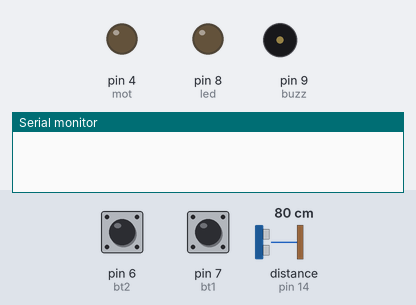
Simulated run of this sketch. Board: Arduino Uno, built with avr-gcc and run on an emulated ATmega328P. On the bench: output pins drawn as LEDs (lit = HIGH), buzzer (waves = sounding, pin HIGH), the last lines printed to the serial monitor. Dashed ring = blinking. The inputs (shaded band) are chosen by the test bench; at power-on: pin 6 (bt2) HIGH, distance to the obstacle (sensor on pin 14) 80 cm, pin 7 (bt1) HIGH. The echo pulse lasts 58.3 µs per cm; pins used as bus, display or sensor lines are not drawn.

Above: at 1.2 s.
1.3 s: pin 6 (bt2) pulled LOW for 0.15 s
2.9 s: distance to the obstacle (sensor on pin 14) set to 54 cm
4.4 s: distance to the obstacle (sensor on pin 14) set to 46 cm
At 5.48 s:
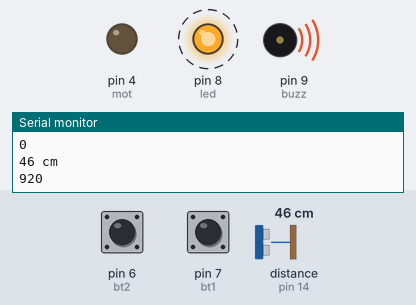
7.4 s: pin 7 (bt1) pulled LOW for 0.15 s
At 8.55 s:
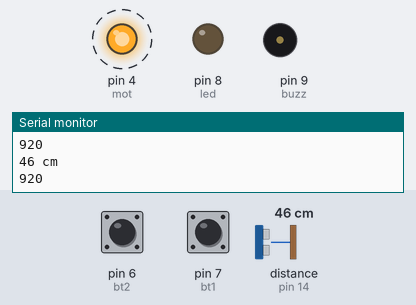
10.5 s: pin 6 (bt2) pulled LOW for 1 s
At 11.3 s:
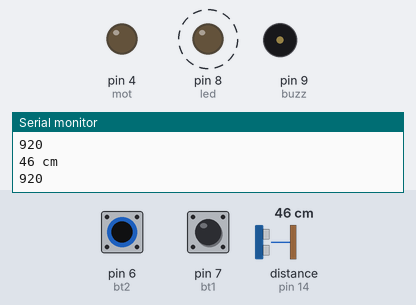
14.1 s: pin 7 (bt1) pulled LOW for 1 s
At 15.4 s:
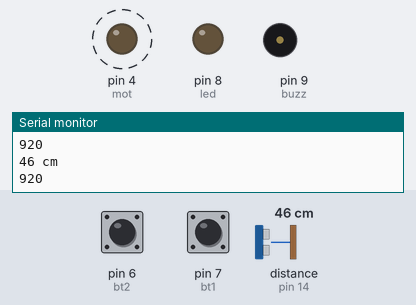
Timing chart, 0 to 19.1 s (numbered marks = the images above; inputs shaded):
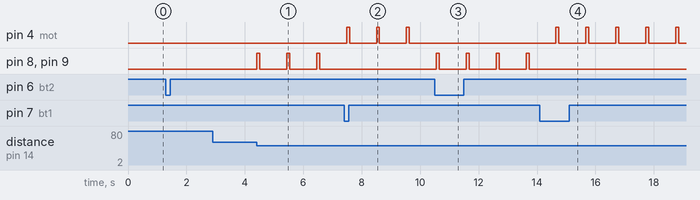

The sketch:

SwitcherTest.ino
```cpp
// defines pins numbers
const int trigPin = 16;
const int echoPin = 14;
const int led = 8;
const int mot = 4;
int buzz = 9;
int d;
int bt1 = 7;
int bt2 = 6;
int btcheck = 3;

void setup() {
  Serial.begin (9600);
  pinMode(trigPin, OUTPUT);
  pinMode(echoPin, INPUT);
  pinMode(led, OUTPUT);
  pinMode(buzz, OUTPUT);
  pinMode(mot, OUTPUT);
  pinMode(bt1, INPUT_PULLUP);
  pinMode(bt2, INPUT_PULLUP);
}

void loop() {
  if (digitalRead(bt2) == LOW) {
    btcheck = 0;
  }
  else if (digitalRead(bt1) == LOW) {
    btcheck = 1;
  }

  if (btcheck == 1) {
    long duration, distance;
    digitalWrite(trigPin, LOW);
    delayMicroseconds(2);
    digitalWrite(trigPin, HIGH);
    delayMicroseconds(10);
    digitalWrite(trigPin, LOW);
    duration = pulseIn(echoPin, HIGH);
    distance = (duration / 2) / 29.1;
    if (distance <= 50 && distance > 0) {
      d = map(distance, 1, 100, 20, 2000);
      digitalWrite(mot, HIGH);
      delay(100);
      digitalWrite(mot, LOW);
      delay(d);
    }
    else {
      digitalWrite(led, LOW);
      digitalWrite(buzz, LOW);
      digitalWrite(mot, LOW);
    }
    if (distance >= 200 || distance <= 0) {
      Serial.println("Out of range");
    }
    else {
      Serial.print(distance);
      Serial.println(" cm");
      Serial.println(d);
    }
  }

  if (btcheck == 0) {
    long duration, distance;
    digitalWrite(trigPin, LOW);
    delayMicroseconds(2);
    digitalWrite(trigPin, HIGH);
    delayMicroseconds(10);
    digitalWrite(trigPin, LOW);
    duration = pulseIn(echoPin, HIGH);
    distance = (duration / 2) / 29.1;
    if (distance <= 50 && distance > 0) {
      d = map(distance, 1, 100, 20, 2000);
      digitalWrite(buzz, HIGH);
      digitalWrite(led, HIGH);
      delay(100);
      digitalWrite(buzz, LOW);
      digitalWrite(led, LOW);
      delay(d);
    }
    else {
      digitalWrite(led, LOW);
      digitalWrite(buzz, LOW);
      digitalWrite(mot, LOW);
    }
    if (distance >= 200 || distance <= 0) {
      Serial.println("Out of range");
    }
    else {
      Serial.print(distance);
      Serial.println(" cm");
      Serial.println(d);
    }
  }
}
```

Measured:
- the behaviour switches between 51 and 50 cm on distance to the obstacle (sensor on pin 14) (found by bisection; images 0 and 1)
- after the input at 4.4 s, pin 8 (led), pin 9 (buzz): alternates HIGH for 0.10 s and LOW for 0.92 s, starting at once
- after the input at 7.4 s, pin 4 (mot): alternates HIGH for 0.10 s and LOW for 0.92 s, starting after 0.08 s; pin 8 (led), pin 9 (buzz): stops changing and stays LOW
- after the input at 10.5 s, pin 4 (mot): stops changing and stays LOW; pin 8 (led), pin 9 (buzz): alternates HIGH for 0.10 s and LOW for 0.92 s, starting after 0.06 s
- after the input at 14.1 s, pin 4 (mot): alternates HIGH for 0.10 s and LOW for 0.92 s, starting after 0.55 s; pin 8 (led), pin 9 (buzz): stops changing and stays LOW
